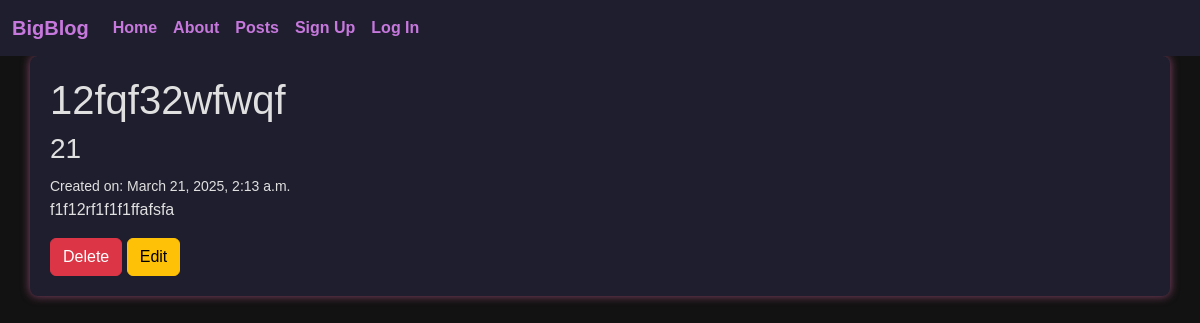
Screenshot of /posts/6/detail/ with the database file from the repository.
### posts/models.py (models this page shows, shortened)
class Post(models.Model):
    title = models.CharField(max_length=128)
    subtitle = models.CharField(max_length=256)
    body = models.TextField()
    author = models.ForeignKey(
        get_user_model(),
        on_delete=models.CASCADE
    )
    status = models.ForeignKey(
        Status,
        on_delete=models.CASCADE
    )
    created_on = models.DateTimeField(auto_now_add=True)

### posts/views.py (the view, shortened to what this page needs)
# urls.py: path("<int:pk>/detail/", views.PostDetailView.as_view(), name="detail"),
class PostDetailView(DetailView):
    template_name = "posts/detail.html"
    model = Post

### templates/posts/detail.html (shortened to what this page needs)
{% extends 'base.html' %}
{% block content %}
<h1>{{ post.title }}</h1>
<h3>{{ post.subtitle }}</h3>
<small>Created on: {{ post.created_on }}</small>
<p>{{ post.body }}</p>
<a href="{% url 'delete' post.id %}" class="card-link btn btn-danger">Delete</a>
<a href="{% url 'edit' post.id %}" class="card-link btn btn-warning">Edit</a>
{% endblock content %}

### static/css/base.css (style rules this page uses)
body { background-color: #121212; color: #e0e0e0; font-family: Arial, sans-serif; }
a { color: #8be9fd; text-decoration: none; }

### rows the page displays
Post: title "12fqf32wfwqf", subtitle "21", created_on "March 21, 2025, 2:13 a.m.", body "f1f12rf1f1f1ffafsfa"
